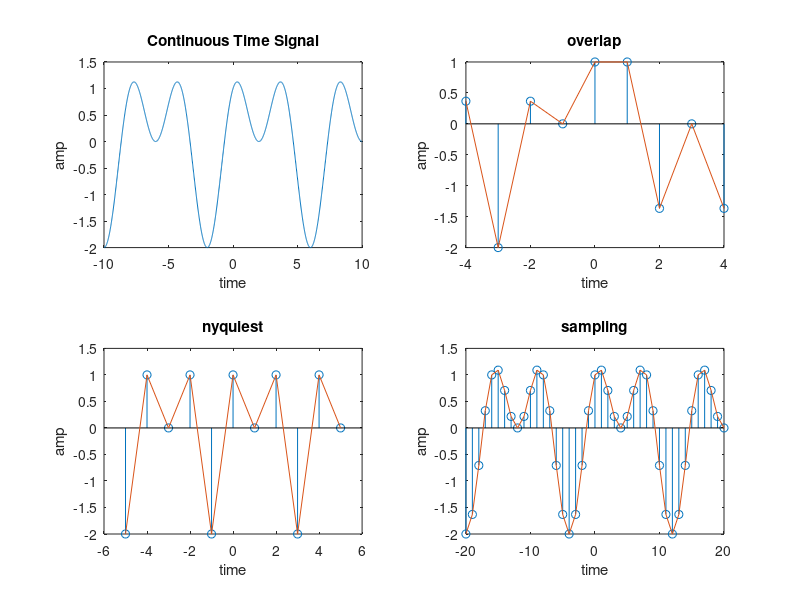

Write the MATLAB code that produced this figure.

clear all 
close all
t=-10:0.01:10; T=4; fm=1/T;
x=sin(pi*fm*t)+cos(2*pi*fm*t); 
subplot(2,2,1);
plot(t,x); 
xlabel("time"); 
ylabel("amp"); 
title("Continuous Time Signal");
fs1=1.2*fm;
fs2=2*fm;
fs3=8*fm; 
n1=-4:1:4; 
x1=sin(pi*fm*n1/fs1)+cos(2*pi*fm*n1/fs1); 
subplot(2,2,2); 
stem(n1,x1);
hold on; 
subplot(2,2,2);
plot(n1,x1);
xlabel("time");
ylabel("amp"); 
title("overlap");
n2=-5:1:5;
x2=sin(pi*fm*n2/fs2)+cos(2*pi*fm*n2/fs2);
subplot(2,2,3); 
stem(n2,x2); hold on; 
subplot(2,2,3);
plot(n2,x2); 
xlabel("time"); 
ylabel("amp"); 
title("nyquiest"); 
n3=-20:1:20; 
x3=sin(pi*fm*n3/fs3)+cos(2*pi*fm*n3/fs3); 
subplot(2,2,4); 
stem(n3,x3); 
hold on; 
subplot(2,2,4); 
plot(n3,x3); 
xlabel("time"); 
ylabel("amp"); 
title("sampling");





